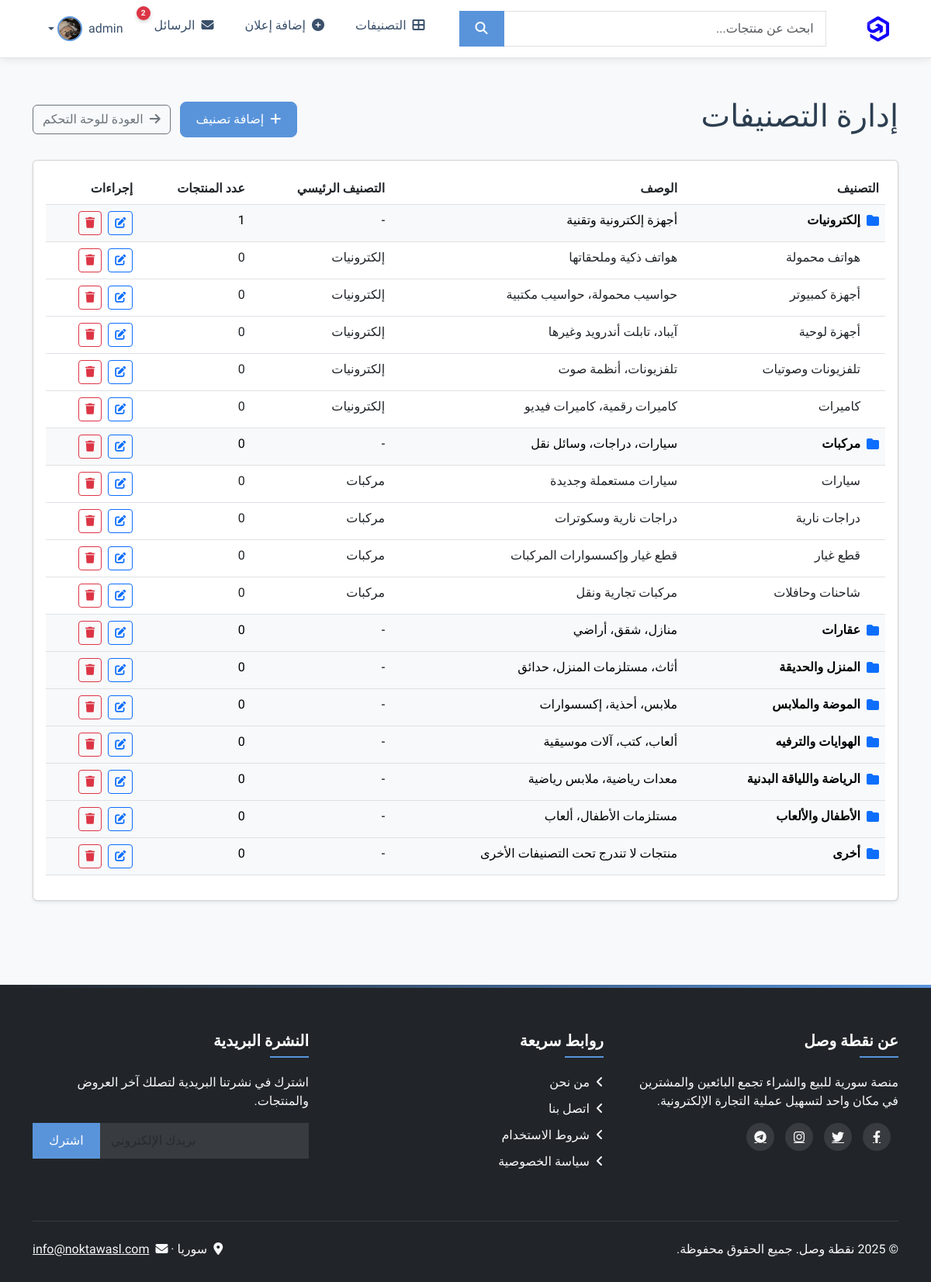
Page /admin/categories (signed in) on the committed database.
### bot/models.py (models this page shows, shortened)
class User(db.Model):
    id = db.Column(db.Integer, primary_key=True)
    email = db.Column(db.String(150), unique=True, nullable=False)
    password = db.Column(db.String(200), nullable=False)
    name = db.Column(db.String(100), nullable=False)
    phone = db.Column(db.String(20), nullable=True)
    profile_image = db.Column(db.String(500), nullable=True)
    profile_image_url = db.Column(db.String(500), nullable=True)
    bio = db.Column(db.Text, nullable=True)
    location = db.Column(db.String(100), nullable=True)
    is_verified = db.Column(db.Boolean, default=False)
    verification_code = db.Column(db.String(6), nullable=True)
    created_at = db.Column(db.DateTime, default=datetime.utcnow)
    last_login = db.Column(db.DateTime, nullable=True)
    is_admin = db.Column(db.Boolean, default=False)
    is_banned = db.Column(db.Boolean, default=False)
    is_online = db.Column(db.Boolean, default=False)
    new_email_pending = db.Column(db.String(150), nullable=True)
    @property
    def is_authenticated(self):
        return True
    products = db.relationship('Product',
                              foreign_keys='Product.seller_id',
                              backref='seller',
                              lazy=True)
    purchased_products = db.relationship('Product',
                                        foreign_keys='Product.buyer_id',
                                        backref='buyer',
                                        lazy=True)
    reviews_received = db.relationship('UserReview',
                                      foreign_keys='UserReview.reviewed_user_id',
                                      backref='reviewed_user',
                                      lazy=True)
    reviews_given = db.relationship('UserReview',
                                   foreign_keys='UserReview.reviewer_id',
                                   backref='reviewer',
                                   lazy=True)
    sent_messages = db.relationship('Message',
                                   foreign_keys='Message.sender_id',
                                   backref='sender',
                                   lazy=True)
    received_messages = db.relationship('Message',
                                      foreign_keys='Message.receiver_id',
                                      backref='receiver',
                                      lazy=True)
    reports_filed = db.relationship('Report',
                                   foreign_keys='Report.reporter_id',
                                   backref='reporter',
                                   lazy=True)
    reports_received = db.relationship('Report',
                                      foreign_keys='Report.reported_user_id',
                                      backref='reported_user',
                                      lazy=True)
    favorites_products = db.relationship('Product',
                                        secondary=favorites,
                                        lazy='subquery',
                                        backref=db.backref('favorited_by', lazy=True))
    audit_logs = db.relationship('AuditLog', backref='user', lazy=True)

class Category(db.Model):
    id = db.Column(db.Integer, primary_key=True)
    name = db.Column(db.String(100), nullable=False)
    slug = db.Column(db.String(100), nullable=False, unique=True)
    description = db.Column(db.Text, nullable=True)
    parent_id = db.Column(db.Integer, db.ForeignKey('category.id'), nullable=True)
    subcategories = db.relationship('Category', backref=db.backref('parent', remote_side=[id]), lazy=True)
    products = db.relationship('Product', backref='category_rel', lazy=True)

### bot/routes.py (the view)
@admin_bp.route('/categories')
@admin_required
def categories(current_user):
    from .models import Category
    categories = Category.query.all()
    return render_template('admin/categories.html', categories=categories)

### bot/templates/admin/categories.html (shortened to what this page needs)
{% extends "layout.html" %}
{% block content %}
<div class="row">
    <div class="col-12">
        <div class="d-flex justify-content-between align-items-center mb-4">
            <h1>إدارة التصنيفات</h1>
            <div>
                <button class="btn btn-primary me-2" data-bs-toggle="modal" data-bs-target="#addCategoryModal">
                    <i class="fas fa-plus me-2"></i>إضافة تصنيف
                </button>
                <a href="{{ url_for('admin.dashboard') }}" class="btn btn-outline-secondary">
                    <i class="fas fa-arrow-right me-2"></i>العودة للوحة التحكم
                </a>
            </div>
        </div>
    </div>
</div>
<div class="row">
    <div class="col-12">
        <div class="card shadow-sm">
            <div class="card-body">
                <div class="table-responsive">
                    <table class="table table-hover">
                        <thead>
                            <tr>
                                <th>التصنيف</th>
                                <th>الوصف</th>
                                <th>التصنيف الرئيسي</th>
                                <th>عدد المنتجات</th>
                                <th>إجراءات</th>
                            </tr>
                        </thead>
                        <tbody>
                            {% for category in categories %}
                            {% if not category.parent_id %}
                            <tr class="table-light">
                                <td>
                                    <div class="d-flex align-items-center">
                                        <i class="fas {{ category.icon if category.icon else 'fa-folder' }} me-2 text-primary"></i>
                                        <strong>{{ category.name }}</strong>
                                    </div>
                                </td>
                                <td>{{ category.description }}</td>
                                <td>-</td>
                                <td>{{ category.products|length }}</td>
                                <td>
                                    <button class="btn btn-sm btn-outline-primary me-1"
                                            onclick="editCategory({{ category.id }}, '{{ category.name }}', '{{ category.slug }}', '{{ category.description }}', null)">
                                        <i class="fas fa-edit"></i>
                                    </button>
                                    <button class="btn btn-sm btn-outline-danger"
                                            onclick="confirmDelete({{ category.id }}, '{{ category.name }}')">
                                        <i class="fas fa-trash"></i>
                                    </button>
                                </td>
                            </tr>
                            {% for subcategory in category.subcategories %}
                            <tr>
                                <td>
                                    <div class="ms-4">
                                        {{ subcategory.name }}
                                    </div>
                                </td>
                                <td>{{ subcategory.description }}</td>
                                <td>{{ category.name }}</td>
                                <td>{{ subcategory.products|length }}</td>
                                <td>
                                    <button class="btn btn-sm btn-outline-primary me-1"
                                            onclick="editCategory({{ subcategory.id }}, '{{ subcategory.name }}', '{{ subcategory.slug }}', '{{ subcategory.description }}', {{ category.id }})">
                                        <i class="fas fa-edit"></i>
                                    </button>
                                    <button class="btn btn-sm btn-outline-danger"
                                            onclick="confirmDelete({{ subcategory.id }}, '{{ subcategory.name }}')">
                                        <i class="fas fa-trash"></i>
                                    </button>
                                </td>
                            </tr>
                            {% endfor %}
                            {% endif %}
                            {% else %}
                            <tr>
                                <td colspan="5" class="text-center">لا توجد تصنيفات</td>
                            </tr>
                            {% endfor %}
                        </tbody>
                    </table>
                </div>
            </div>
        </div>
    </div>
</div>
{% endblock %}

### bot/templates/layout.html (shortened to what this page needs)
<!DOCTYPE html>
<html lang="ar" dir="rtl">
<head>
    <link rel="stylesheet" href="https://cdn.jsdelivr.net/npm/bootstrap@5.3.0/dist/css/bootstrap.rtl.min.css">
    <link rel="stylesheet" href="https://cdnjs.cloudflare.com/ajax/libs/font-awesome/6.4.0/css/all.min.css">
    <link rel="stylesheet" href="{{ url_for('static', filename='css/style.css') }}">
</head>
<body>
    <nav class="navbar navbar-expand-lg navbar-light bg-white border-bottom fixed-top">
        <div class="container">
            <a class="navbar-brand" href="{{ url_for('main.index') }}">
                <img src="{{ url_for('static', filename='images/logo.png') }}" alt="نقطة وصل" height="40">
            </a>
            <div class="collapse navbar-collapse" id="navbarMain">
                <form class="d-flex mx-lg-4 my-2 my-lg-0 flex-grow-1" action="{{ url_for('products.search') }}" method="GET">
                    <div class="input-group">
                        <input class="form-control" type="search" name="q" placeholder="ابحث عن منتجات..." value="{{ request.args.get('q', '') }}">
                        <button class="btn btn-primary" type="submit">
                            <i class="fas fa-search"></i>
                        </button>
                    </div>
                </form>
                <ul class="navbar-nav ms-auto">
                    <li class="nav-item">
                        <a class="nav-link" href="{{ url_for('main.categories') }}">
                            <i class="fas fa-th-large me-1"></i> التصنيفات
                        </a>
                    </li>
                    {% if current_user.is_authenticated %}
                        <li class="nav-item">
                            <a class="nav-link" href="{{ url_for('products.create') }}">
                                <i class="fas fa-plus-circle me-1"></i> إضافة إعلان
                            </a>
                        </li>
                        <li class="nav-item">
                            <a class="nav-link notification-indicator" href="{{ url_for('messages.conversations') }}">
                                <i class="fas fa-envelope me-1"></i> الرسائل
                                {% if current_user.unread_messages_count and current_user.unread_messages_count > 0 %}
                                <span class="notification-badge">{{ current_user.unread_messages_count }}</span>
                                {% else %}
                                <span class="notification-badge">2</span>
                                {% endif %}
                            </a>
                        </li>
                        <li class="nav-item dropdown">
                            <a class="nav-link dropdown-toggle d-flex align-items-center" href="#" id="userDropdown" data-bs-toggle="dropdown">
                                <span class="d-none d-lg-inline me-2">{{ current_user.name }}</span>
                                <img src="{{ current_user.profile_image_url if current_user.profile_image_url else (current_user.profile_image | image_url(folder='users')) }}"
                                 alt="صورة شخصية" class="rounded-circle" width="32" height="32">
                            </a>
                        </li>
                    {% endif %}
                </ul>
            </div>
        </div>
    </nav>
    <main class="py-5 mt-4">
        <div class="container">
            {% block content %}{% endblock %}
        </div>
    </main>
    <footer class="bg-dark text-light">
        <div class="container">
            <div class="row">
                <div class="col-md-4 mb-4">
                    <h5>عن نقطة وصل</h5>
                    <p>منصة سورية للبيع والشراء تجمع البائعين والمشترين في مكان واحد لتسهيل عملية التجارة الإلكترونية.</p>
                    <div class="social-links mt-3">
                        <a href="https://www.facebook.com/profile.php?id=61572268347527" class="text-light"><i class="fab fa-facebook-f"></i></a>
                        <a href="https://x.com/NoktaWasl" class="text-light"><i class="fab fa-twitter"></i></a>
                        <a href="https://www.instagram.com/noktawasl/" class="text-light"><i class="fab fa-instagram"></i></a>
                        <a href="https://t.me/noktawasl" class="text-light"><i class="fab fa-telegram-plane"></i></a>
                    </div>
                </div>
                <div class="col-md-4 mb-4">
                    <h5>روابط سريعة</h5>
                    <ul class="list-unstyled">
                        <li><a href="{{ url_for('main.about') }}" class="text-light text-decoration-none"><i class="fas fa-angle-left me-2"></i>من نحن</a></li>
                        <li><a href="{{ url_for('main.contact') }}" class="text-light text-decoration-none"><i class="fas fa-angle-left me-2"></i>اتصل بنا</a></li>
                        <li><a href="{{ url_for('main.terms') }}" class="text-light text-decoration-none"><i class="fas fa-angle-left me-2"></i>شروط الاستخدام</a></li>
                        <li><a href="{{ url_for('main.privacy') }}" class="text-light text-decoration-none"><i class="fas fa-angle-left me-2"></i>سياسة الخصوصية</a></li>
                    </ul>
                </div>
                <div class="col-md-4 mb-4">
                    <h5>النشرة البريدية</h5>
                    <p>اشترك في نشرتنا البريدية لتصلك آخر العروض والمنتجات.</p>
                    <form action="{{ url_for('main.newsletter_subscribe') }}" method="POST" class="newsletter-form mt-3">
                        <div class="input-group">
                            <input type="email" name="email" class="form-control" placeholder="بريدك الإلكتروني" required>
                            <button class="btn btn-primary" type="submit">اشترك</button>
                        </div>
                    </form>
                </div>
            </div>
            <hr class="my-4" style="opacity: 0.1;">
            <div class="row align-items-center">
                <div class="col-md-6 text-center text-md-start">
                    <p class="mb-0">&copy; {{ now.year }} نقطة وصل. جميع الحقوق محفوظة.</p>
                </div>
                <div class="col-md-6 text-center text-md-end">
                    <p class="mb-0">
                        <i class="fas fa-map-marker-alt me-1"></i> سوريا &middot;
                        <i class="fas fa-envelope me-1"></i> <a href="mailto:info@noktawasl.com" class="text-light">info@noktawasl.com</a>
                    </p>
                </div>
            </div>
        </div>
    </footer>
</body>
</html>

### rows in the picture
User: name "admin", profile_image_url (picture)
Category: name "إلكترونيات", description "أجهزة إلكترونية وتقنية", products|length "1"
Category: name "هواتف محمولة", description "هواتف ذكية وملحقاتها", products|length "0"
Category: name "أجهزة كمبيوتر", description "حواسيب محمولة، حواسيب مكتبية", products|length "0"
Category: name "أجهزة لوحية", description "آيباد، تابلت أندرويد وغيرها", products|length "0"
Category: name "تلفزيونات وصوتيات", description "تلفزيونات، أنظمة صوت", products|length "0"
Category: name "كاميرات", description "كاميرات رقمية، كاميرات فيديو", products|length "0"
Category: name "مركبات", description "سيارات، دراجات، وسائل نقل", products|length "0"
Category: name "سيارات", description "سيارات مستعملة وجديدة", products|length "0"
Category: name "دراجات نارية", description "دراجات نارية وسكوترات", products|length "0"
Category: name "قطع غيار", description "قطع غيار وإكسسوارات المركبات", products|length "0"
Category: name "شاحنات وحافلات", description "مركبات تجارية ونقل", products|length "0"
Category: name "عقارات", description "منازل، شقق، أراضي", products|length "0"
Category: name "المنزل والحديقة", description "أثاث، مستلزمات المنزل، حدائق", products|length "0"
Category: name "الموضة والملابس", description "ملابس، أحذية، إكسسوارات", products|length "0"
Category: name "الهوايات والترفيه", description "ألعاب، كتب، آلات موسيقية", products|length "0"
Category: name "الرياضة واللياقة البدنية", description "معدات رياضية، ملابس رياضية", products|length "0"
Category: name "الأطفال والألعاب", description "مستلزمات الأطفال، ألعاب", products|length "0"
Category: name "أخرى", description "منتجات لا تندرج تحت التصنيفات الأخرى", products|length "0"
